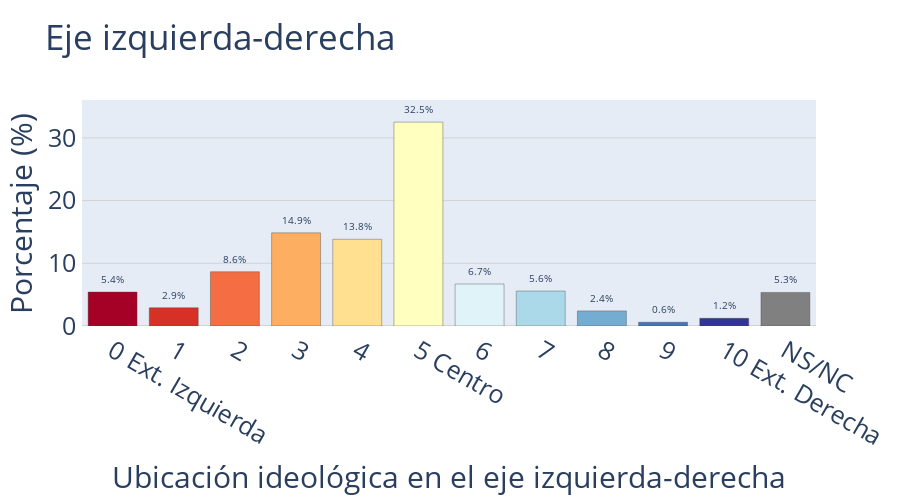

Notebook source saved alongside this figure:
### Code cell
def create_0_to_10_percentage_bar_chart2(
    df: pd.DataFrame, question: str, chart_title: str, x_title: str, tag_map: dict
) -> go.Figure:

    # dfcount con manejo de categorías faltantes
    ALL_CATEGORIES = list(range(12))

    # Crear dataframe base con todas las categorías
    base_df: pd.DataFrame = pd.DataFrame({"valores": ALL_CATEGORIES})

    # Calcular porcentajes
    dfcount = (
        df[question]
        .value_counts(normalize=True)
        .mul(100)
        .rename_axis("valores")
        .reset_index(name="porcentaje")
    )

    # Merge con todas las categorías (asegura las 12)
    dfcount = base_df.merge(dfcount, on="valores", how="left").fillna(0)

    dfcount["valores_str"] = dfcount["valores"].astype(str)
    dfcount["etiqueta"] = dfcount["valores"].map(tag_map)

    # Lista de 12 colores
    colors = [
        "#A50026",  # 0 - Ext. Izquierda (rojo intenso)
        "#D73027",  # 1
        "#F46D43",  # 2
        "#FDAE61",  # 3
        "#FEE090",  # 4
        "#FFFFBF",  # 5 - Centro (amarillo muy claro)
        "#E0F3F8",  # 6
        "#ABD9E9",  # 7
        "#74ADD1",  # 8
        "#4575B4",  # 9
        "#313695",  # 10 - Ext. Derecha (azul intenso)
        "#808080",  # 11 - NS/NC (gris neutral)
    ]

    # Orden de las categorías
    category_order = [str(i) for i in ALL_CATEGORIES]

    fig = px.bar(
        dfcount,
        x="valores_str",
        y="porcentaje",
        color="valores_str",
        title=chart_title,
        color_discrete_sequence=colors,
        category_orders={"valores_str": category_order},
        hover_data={"etiqueta": True, "valores_str": False, "porcentaje": ":.1f"},
        labels={"etiqueta": "Orientación", "porcentaje": "Porcentaje (%)"},
    )

    # Personalizar ejes
    fig.update_layout(
        xaxis=dict(
            title=x_title,
            tickmode="array",
            tickvals=category_order,
            ticktext=[tag_map[i] for i in ALL_CATEGORIES],
            showline=True,
            showgrid=False,
            # linecolor="#434343",
            # linewidth=2,
        ),
        yaxis=dict(
            title="Porcentaje (%)",
            showline=True,
            showgrid=True,
            gridcolor="lightgray",
            zeroline=True,
            zerolinecolor="lightgray",
            # linecolor="#434343",
            # linewidth=2,
        ),
        font=dict(size=25),
        showlegend=False,
        height=500,
        hoverlabel=dict(font_size=14),
    )

    # Mejorar las barras
    fig.update_traces(
        marker_line_color="#454545",
        marker_line_width=0.4,
        hovertemplate="<b>%{customdata[0]}</b><br>Porcentaje: %{y:.1f}%<extra></extra>",
    )

    # Añadir anotaciones de porcentaje solo si > 0
    for i, row in dfcount.iterrows():
        fig.add_annotation(
            x=row["valores_str"],
            y=row["porcentaje"] + 0.5,
            text=f"{row['porcentaje']:.1f}%",
            showarrow=False,
            font=dict(size=10),
            yshift=10,
        )
    return fig

create_0_to_10_percentage_bar_chart2(
        df,
        "p32",
        "Eje izquierda-derecha",
        "Ubicación ideológica en el eje izquierda-derecha",
        p32_tag_map,
    )

### Figure 1 — Plotly figure (JSON) as saved in the notebook; plotly's stock layout.template omitted (floating-point values rounded to 4 significant figures)
{"data": [{"customdata": [["0\nExt. Izquierda"]], "hovertemplate": "<b>%{customdata[0]}</b><br>Porcentaje: %{y:.1f}%<extra></extra>", "legendgroup": "0", "marker": {"color": "#A50026", "line": {"color": "#454545", "width": 0.4}, "pattern": {"shape": ""}}, "name": "0", "orientation": "v", "showlegend": true, "textposition": "auto", "type": "bar", "x": ["0"], "xaxis": "x", "y": [5.413], "yaxis": "y"}, {"customdata": [["1"]], "hovertemplate": "<b>%{customdata[0]}</b><br>Porcentaje: %{y:.1f}%<extra></extra>", "legendgroup": "1", "marker": {"color": "#D73027", "line": {"color": "#454545", "width": 0.4}, "pattern": {"shape": ""}}, "name": "1", "orientation": "v", "showlegend": true, "textposition": "auto", "type": "bar", "x": ["1"], "xaxis": "x", "y": [2.904], "yaxis": "y"}, {"customdata": [["2"]], "hovertemplate": "<b>%{customdata[0]}</b><br>Porcentaje: %{y:.1f}%<extra></extra>", "legendgroup": "2", "marker": {"color": "#F46D43", "line": {"color": "#454545", "width": 0.4}, "pattern": {"shape": ""}}, "name": "2", "orientation": "v", "showlegend": true, "textposition": "auto", "type": "bar", "x": ["2"], "xaxis": "x", "y": [8.647], "yaxis": "y"}, {"customdata": [["3"]], "hovertemplate": "<b>%{customdata[0]}</b><br>Porcentaje: %{y:.1f}%<extra></extra>", "legendgroup": "3", "marker": {"color": "#FDAE61", "line": {"color": "#454545", "width": 0.4}, "pattern": {"shape": ""}}, "name": "3", "orientation": "v", "showlegend": true, "textposition": "auto", "type": "bar", "x": ["3"], "xaxis": "x", "y": [14.85], "yaxis": "y"}, {"customdata": [["4"]], "hovertemplate": "<b>%{customdata[0]}</b><br>Porcentaje: %{y:.1f}%<extra></extra>", "legendgroup": "4", "marker": {"color": "#FEE090", "line": {"color": "#454545", "width": 0.4}, "pattern": {"shape": ""}}, "name": "4", "orientation": "v", "showlegend": true, "textposition": "auto", "type": "bar", "x": ["4"], "xaxis": "x", "y": [13.83], "yaxis": "y"}, {"customdata": [["5\nCentro"]], "hovertemplate": "<b>%{customdata[0]}</b><br>Porcentaje: %{y:.1f}%<extra></extra>", "legendgroup": "5", "marker": {"color": "#FFFFBF", "line": {"color": "#454545", "width": 0.4}, "pattern": {"shape": ""}}, "name": "5", "orientation": "v", "showlegend": true, "textposition": "auto", "type": "bar", "x": ["5"], "xaxis": "x", "y": [32.51], "yaxis": "y"}, {"customdata": [["6"]], "hovertemplate": "<b>%{customdata[0]}</b><br>Porcentaje: %{y:.1f}%<extra></extra>", "legendgroup": "6", "marker": {"color": "#E0F3F8", "line": {"color": "#454545", "width": 0.4}, "pattern": {"shape": ""}}, "name": "6", "orientation": "v", "showlegend": true, "textposition": "auto", "type": "bar", "x": ["6"], "xaxis": "x", "y": [6.7], "yaxis": "y"}, {"customdata": [["7"]], "hovertemplate": "<b>%{customdata[0]}</b><br>Porcentaje: %{y:.1f}%<extra></extra>", "legendgroup": "7", "marker": {"color": "#ABD9E9", "line": {"color": "#454545", "width": 0.4}, "pattern": {"shape": ""}}, "name": "7", "orientation": "v", "showlegend": true, "textposition": "auto", "type": "bar", "x": ["7"], "xaxis": "x", "y": [5.578], "yaxis": "y"}, {"customdata": [["8"]], "hovertemplate": "<b>%{customdata[0]}</b><br>Porcentaje: %{y:.1f}%<extra></extra>", "legendgroup": "8", "marker": {"color": "#74ADD1", "line": {"color": "#454545", "width": 0.4}, "pattern": {"shape": ""}}, "name": "8", "orientation": "v", "showlegend": true, "textposition": "auto", "type": "bar", "x": ["8"], "xaxis": "x", "y": [2.409], "yaxis": "y"}, {"customdata": [["9"]], "hovertemplate": "<b>%{customdata[0]}</b><br>Porcentaje: %{y:.1f}%<extra></extra>", "legendgroup": "9", "marker": {"color": "#4575B4", "line": {"color": "#454545", "width": 0.4}, "pattern": {"shape": ""}}, "name": "9", "orientation": "v", "showlegend": true, "textposition": "auto", "type": "bar", "x": ["9"], "xaxis": "x", "y": [0.5941], "yaxis": "y"}, {"customdata": [["10\nExt. Derecha"]], "hovertemplate": "<b>%{customdata[0]}</b><br>Porcentaje: %{y:.1f}%<extra></extra>", "legendgroup": "10", "marker": {"color": "#313695", "line": {"color": "#454545", "width": 0.4}, "pattern": {"shape": ""}}, "name": "10", "orientation": "v", "showlegend": true, "textposition": "auto", "type": "bar", "x": ["10"], "xaxis": "x", "y": [1.221], "yaxis": "y"}, {"customdata": [["NS/NC"]], "hovertemplate": "<b>%{customdata[0]}</b><br>Porcentaje: %{y:.1f}%<extra></extra>", "legendgroup": "11", "marker": {"color": "#808080", "line": {"color": "#454545", "width": 0.4}, "pattern": {"shape": ""}}, "name": "11", "orientation": "v", "showlegend": true, "textposition": "auto", "type": "bar", "x": ["11"], "xaxis": "x", "y": [5.347], "yaxis": "y"}], "layout": {"annotations": [{"font": {"size": 10}, "showarrow": false, "text": "5.4%", "x": "0", "y": 5.913, "yshift": 10}, {"font": {"size": 10}, "showarrow": false, "text": "2.9%", "x": "1", "y": 3.404, "yshift": 10}, {"font": {"size": 10}, "showarrow": false, "text": "8.6%", "x": "2", "y": 9.147, "yshift": 10}, {"font": {"size": 10}, "showarrow": false, "text": "14.9%", "x": "3", "y": 15.35, "yshift": 10}, {"font": {"size": 10}, "showarrow": false, "text": "13.8%", "x": "4", "y": 14.33, "yshift": 10}, {"font": {"size": 10}, "showarrow": false, "text": "32.5%", "x": "5", "y": 33.01, "yshift": 10}, {"font": {"size": 10}, "showarrow": false, "text": "6.7%", "x": "6", "y": 7.2, "yshift": 10}, {"font": {"size": 10}, "showarrow": false, "text": "5.6%", "x": "7", "y": 6.078, "yshift": 10}, {"font": {"size": 10}, "showarrow": false, "text": "2.4%", "x": "8", "y": 2.909, "yshift": 10}, {"font": {"size": 10}, "showarrow": false, "text": "0.6%", "x": "9", "y": 1.094, "yshift": 10}, {"font": {"size": 10}, "showarrow": false, "text": "1.2%", "x": "10", "y": 1.721, "yshift": 10}, {"font": {"size": 10}, "showarrow": false, "text": "5.3%", "x": "11", "y": 5.847, "yshift": 10}], "barmode": "relative", "font": {"size": 25}, "height": 500, "hoverlabel": {"font": {"size": 14}}, "legend": {"title": {"text": "valores_str"}, "tracegroupgap": 0}, "showlegend": false, "title": {"text": "Eje izquierda-derecha"}, "xaxis": {"anchor": "y", "categoryarray": ["0", "1", "2", "3", "4", "5", "6", "7", "8", "9", "10", "11"], "categoryorder": "array", "domain": [0, 1], "showgrid": false, "showline": true, "tickmode": "array", "ticktext": ["0\nExt. Izquierda", "1", "2", "3", "4", "5\nCentro", "6", "7", "8", "9", "10\nExt. Derecha", "NS/NC"], "tickvals": ["0", "1", "2", "3", "4", "5", "6", "7", "8", "9", "10", "11"], "title": {"text": "Ubicación ideológica en el eje izquierda-derecha"}}, "yaxis": {"anchor": "x", "domain": [0, 1], "gridcolor": "lightgray", "showgrid": true, "showline": true, "title": {"text": "Porcentaje (%)"}, "zeroline": true, "zerolinecolor": "lightgray"}}}
